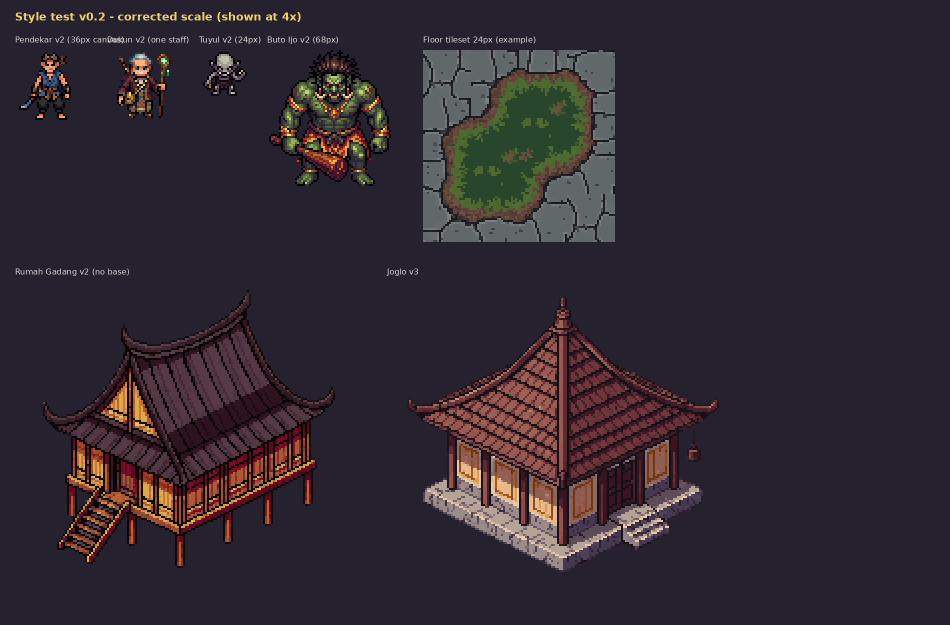
#> input picture production/devlog/media/day00/01-style-test-v02.png, 1900 x 1250 px (shown at 1/2 size)
$ python upscale.py ../../production/devlog/media/day00/01-style-test-v02.png
#> lines starting #> are read from the running program, lines starting #| are printed output that depends on the picture
#!/usr/bin/env python3
"""Pixel-perfect upscale for Instagram: nearest-neighbour at an integer scale,
centred on a 1080x1350 (4:5) background. Never blurs pixel art.

usage: tools/devlog/upscale.py IN.png [OUT.png] [--bg #15131F] [--fill 0.7]
  --fill  how much of the frame width the art may take (0-1), default 0.7
"""
import argparse
from pathlib import Path
from PIL import Image

W, H = 1080, 1350


def main() -> None:
    ap = argparse.ArgumentParser()
    ap.add_argument("src")
    ap.add_argument("dst", nargs="?")
    ap.add_argument("--bg", default="#15131F")
    ap.add_argument("--fill", type=float, default=0.7)
    a = ap.parse_args()
    img = Image.open(a.src).convert("RGBA")
    scale = max(1, int(min(W * a.fill / img.width, H * a.fill / img.height)))
#> scale = 1
    big = img.resize((img.width * scale, img.height * scale), Image.NEAREST)
    canvas = Image.new("RGBA", (W, H), a.bg)
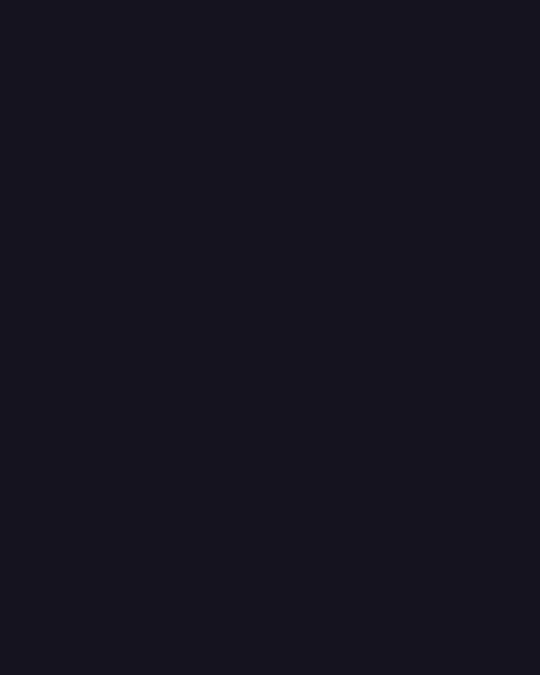
#> canvas: PIL image 1080x1350 RGBA (shown at 1/2 size); mean R, G, B, A 21, 19, 31, 255
    canvas.alpha_composite(big, ((W - big.width) // 2, (H - big.height) // 2))
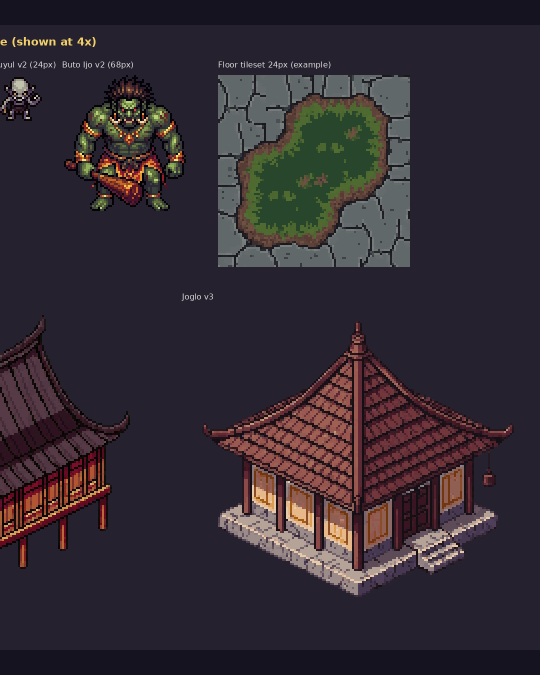
#> canvas: PIL image 1080x1350 RGBA (shown at 1/2 size); mean R, G, B, A 51.9, 43, 50.5, 255
    dst = Path(a.dst) if a.dst else Path(a.src).with_name(Path(a.src).stem + f"_ig_x{scale}.png")
    canvas.convert("RGB").save(dst)
    print(f"{dst} (x{scale})")
#| ../../production/devlog/media/day00/01-style-test-v02_ig_x1.png (x1)


if __name__ == "__main__":
    main()
